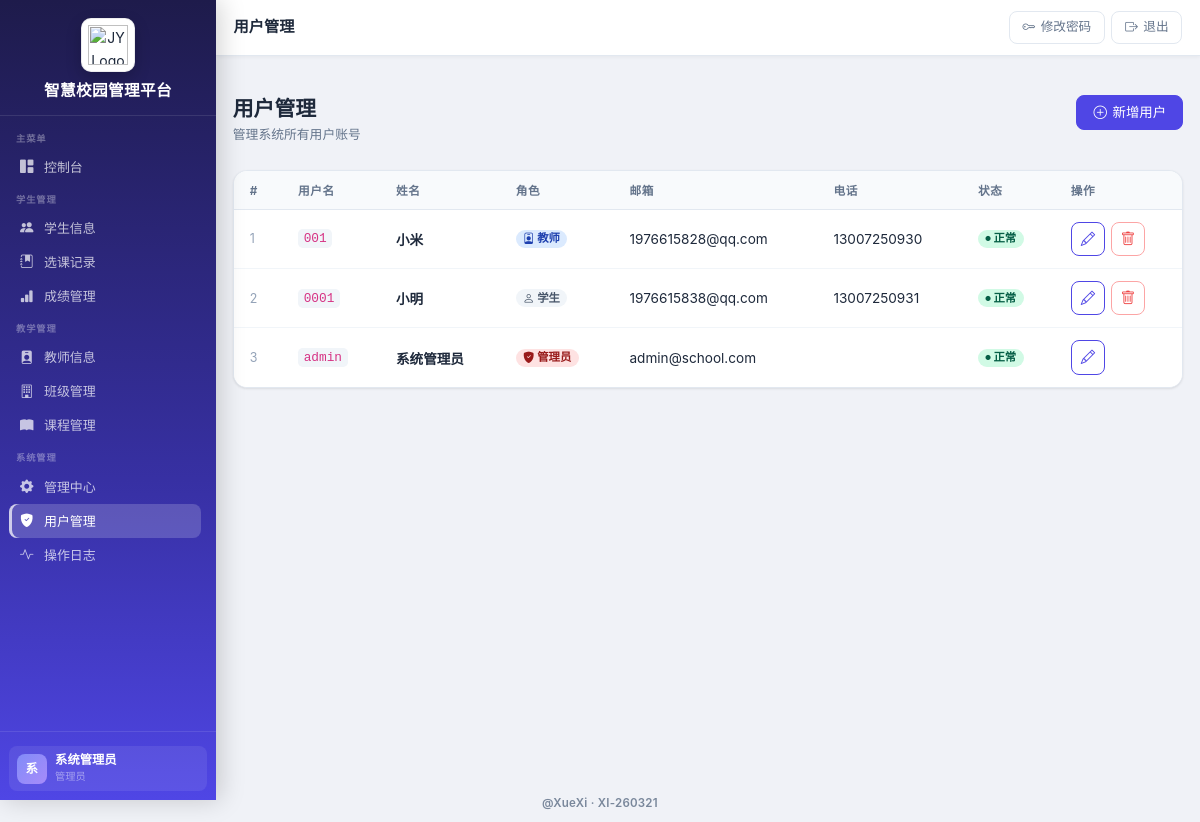
The page /users (signed in) on the database as committed earlier.
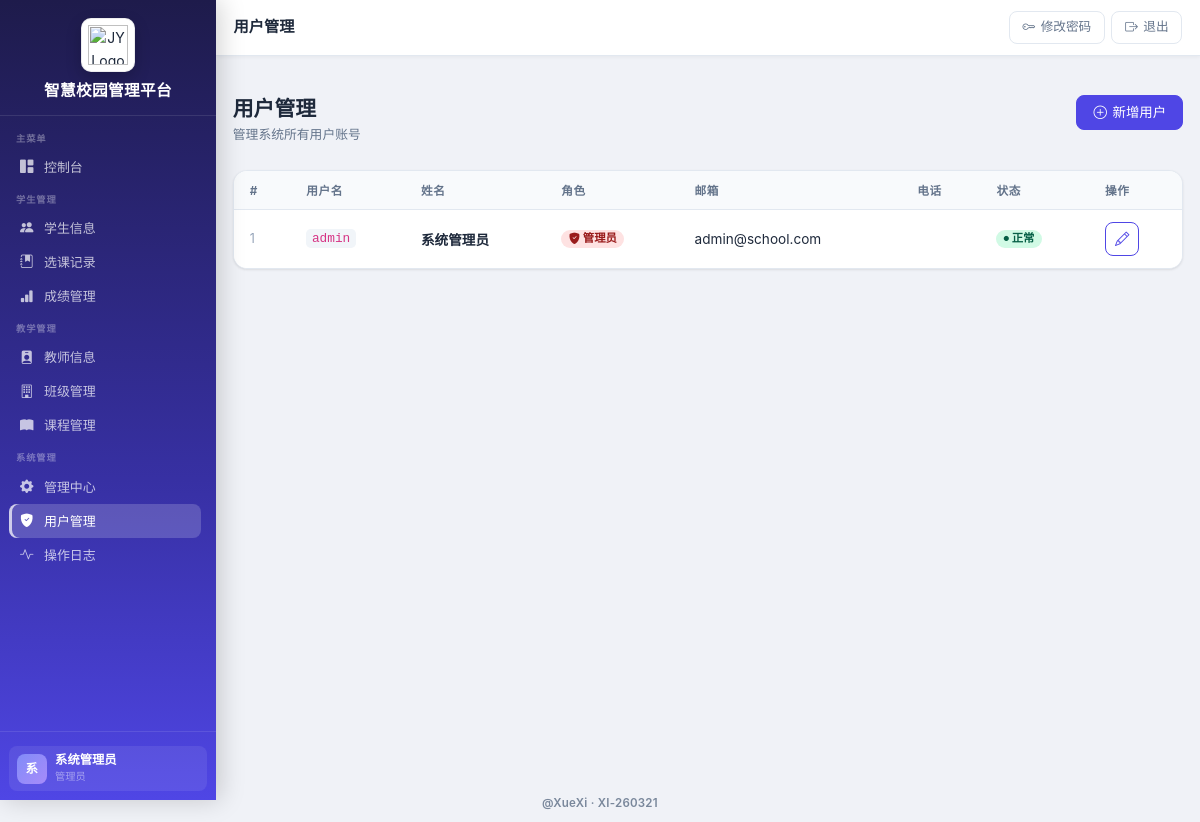
The same page on the database as committed later.
### app.py (models this page shows, shortened)
class User(db.Model):
    __tablename__ = "users"
    id = db.Column(db.Integer, primary_key=True)
    username = db.Column(db.String(50), unique=True, nullable=False)
    password = db.Column(db.String(255), nullable=False)
    full_name = db.Column(db.String(100), nullable=False)
    role = db.Column(db.String(20), nullable=False, default="student")  # admin, teacher, student
    email = db.Column(db.String(100))
    phone = db.Column(db.String(20))
    is_active = db.Column(db.Boolean, default=True)
    created_at = db.Column(db.DateTime, default=datetime.utcnow)
    updated_at = db.Column(db.DateTime, default=datetime.utcnow, onupdate=datetime.utcnow)

### app.py (the view)
@app.route("/users")
@role_required("admin")
def list_users():
    users = User.query.order_by(User.id.desc()).all()
    return render_template("admin/users.html", users=users)

### app.py (called while the page is built)
def role_required(*roles):
    def decorator(f):
        @wraps(f)
        def decorated_function(*args, **kwargs):
            if "user_id" not in session:
                flash("请先登录", "warning")
                return redirect(url_for("login"))
            user = User.query.get(session.get("user_id"))
            if user.role not in roles:
                flash("权限不足", "danger")
                return redirect(url_for("dashboard"))
            return f(*args, **kwargs)
        return decorated_function
    return decorator

@app.context_processor
def inject_role_flags():
    role = session.get("role")
    user_id = session.get("user_id")
    return {
        "is_counselor": role == "teacher" and _is_counselor(user_id)
    }

### templates/admin/users.html (shortened to what this page needs)
﻿{% extends "base.html" %}
{% block page_title %}用户管理{% endblock %}
{% block content %}
<div class="page-header">
  <div>
    <h1 class="page-title">用户管理</h1>
    <p class="page-subtitle">管理系统所有用户账号</p>
  </div>
  <a href="{{ url_for('add_user') }}" class="btn btn-primary">
    <i class="bi bi-plus-circle"></i> 新增用户
  </a>
</div>
<div class="table-card">
  <div class="table-responsive">
    <table class="table">
      <thead>
        <tr>
          <th>#</th>
          <th>用户名</th>
          <th>姓名</th>
          <th>角色</th>
          <th>邮箱</th>
          <th>电话</th>
          <th>状态</th>
          <th>操作</th>
        </tr>
      </thead>
      <tbody>
        {% if users %}
        {% for user in users %}
        <tr>
          <td style="color:#94a3b8;font-size:.78rem">{{ loop.index }}</td>
          <td><code style="background:#f1f5f9;padding:.15em .45em;border-radius:.3rem;font-size:.8rem">{{ user.username }}</code></td>
          <td class="fw-semibold">{{ user.full_name }}</td>
          <td>
            {% if user.role == 'admin' %}
            <span class="badge badge-danger"><i class="bi bi-shield-fill-check"></i> 管理员</span>
            {% elif user.role == 'teacher' %}
            <span class="badge badge-info"><i class="bi bi-person-badge"></i> 教师</span>
            {% else %}
            <span class="badge badge-secondary"><i class="bi bi-person"></i> 学生</span>
            {% endif %}
          </td>
          <td>{{ user.email or '' }}</td>
          <td>{{ user.phone or '' }}</td>
          <td>
            {% if user.is_active %}
            <span class="badge badge-success"><i class="bi bi-circle-fill" style="font-size:.45em"></i> 正常</span>
            {% else %}
            <span class="badge badge-danger">禁用</span>
            {% endif %}
          </td>
          <td>
            <div class="table-actions">
              <a href="{{ url_for('edit_user', user_id=user.id) }}" class="btn btn-sm btn-outline-primary btn-icon" title="编辑">
                <i class="bi bi-pencil"></i>
              </a>
              {% if user.id != session.user_id %}
              <form method="post" action="{{ url_for('delete_user', user_id=user.id) }}" style="display:inline" onsubmit="return confirm('确认删除用户【{{ user.full_name }}】（用户名：{{ user.username }}）吗？')">
                <button type="submit" class="btn btn-sm btn-outline-danger btn-icon" title="删除">
                  <i class="bi bi-trash"></i>
                </button>
              </form>
              {% endif %}
            </div>
          </td>
        </tr>
        {% endfor %}
        {% endif %}
      </tbody>
    </table>
  </div>
</div>
{% endblock %}

### templates/base.html (shortened to what this page needs)
﻿<!DOCTYPE html>
<html lang="zh-CN">
<head>
  <link href="https://cdn.jsdelivr.net/npm/bootstrap@5.3.3/dist/css/bootstrap.min.css" rel="stylesheet">
  <link rel="stylesheet" href="https://cdn.jsdelivr.net/npm/bootstrap-icons@1.11.0/font/bootstrap-icons.css">
  <link rel="stylesheet" href="{{ url_for('static', filename='style.css') }}">
</head>
<body>
{% if 'user_id' in session %}
<aside class="sidebar" id="sidebar">
  <div class="sidebar-brand">
    <div class="brand-logo">
      <img src="{{ url_for('static', filename='images/logo.png') }}" alt="JY Logo">
    </div>
    <div class="brand-name">智慧校园管理平台</div>
  </div>
  <nav class="sidebar-nav" id="sidebarNav">
    <div class="sidebar-section">
      <div class="sidebar-section-label">主菜单</div>
      <a class="sidebar-link {% if request.endpoint == 'dashboard' %}active{% endif %}"
         href="{{ url_for('dashboard') }}">
        <i class="bi bi-grid-1x2-fill nav-icon"></i> 控制台
      </a>
    </div>
    <div class="sidebar-section">
      <div class="sidebar-section-label">学生管理</div>
      {% if session.role != 'teacher' or is_counselor %}
      <a class="sidebar-link {% if 'student' in (request.endpoint or '') and 'score' not in (request.endpoint or '') %}active{% endif %}"
         href="{{ url_for('list_students') }}">
        <i class="bi bi-people-fill nav-icon"></i> {% if session.role == 'student' %}我的信息{% else %}学生信息{% endif %}
      </a>
      {% if session.role != 'student' %}
      <a class="sidebar-link {% if 'enrollment' in (request.endpoint or '') %}active{% endif %}"
         href="{{ url_for('list_enrollments') }}">
        <i class="bi bi-journal-bookmark-fill nav-icon"></i> 选课记录
      </a>
      {% endif %}
      {% endif %}
      <a class="sidebar-link {% if 'score' in (request.endpoint or '') %}active{% endif %}"
         href="{{ url_for('list_scores') }}">
        <i class="bi bi-bar-chart-fill nav-icon"></i> 成绩管理
      </a>
    </div>
    {% if session.role in ['admin', 'teacher'] %}
    <div class="sidebar-section">
      <div class="sidebar-section-label">教学管理</div>
      <a class="sidebar-link {% if 'teacher' in (request.endpoint or '') %}active{% endif %}"
         href="{{ url_for('list_teachers') }}">
        <i class="bi bi-person-badge-fill nav-icon"></i> 教师信息
      </a>
      {% if session.role == 'admin' or (session.role == 'teacher' and is_counselor) %}
      <a class="sidebar-link {% if 'class' in (request.endpoint or '') %}active{% endif %}"
         href="{{ url_for('list_classes') }}">
        <i class="bi bi-building nav-icon"></i> 班级管理
      </a>
      {% endif %}
      <a class="sidebar-link {% if 'course' in (request.endpoint or '') %}active{% endif %}"
         href="{{ url_for('list_courses') }}">
        <i class="bi bi-book-fill nav-icon"></i> 课程管理
      </a>
    </div>
    {% endif %}
    {% if session.role == 'admin' %}
    <div class="sidebar-section">
      <div class="sidebar-section-label">系统管理</div>
      <a class="sidebar-link {% if (request.endpoint or '').startswith('admin_') %}active{% endif %}"
         href="{{ url_for('admin_index') }}">
        <i class="bi bi-gear-fill nav-icon"></i> 管理中心
      </a>
      <a class="sidebar-link {% if 'user' in (request.endpoint or '') %}active{% endif %}"
         href="{{ url_for('list_users') }}">
        <i class="bi bi-shield-fill-check nav-icon"></i> 用户管理
      </a>
      <a class="sidebar-link {% if request.endpoint == 'list_ops_log' %}active{% endif %}"
         href="{{ url_for('list_ops_log') }}">
        <i class="bi bi-activity nav-icon"></i> 操作日志
      </a>
    </div>
    {% endif %}
  </nav>
  <div class="sidebar-footer">
    <div class="sidebar-user">
      <div class="sidebar-user-avatar">{{ (session.full_name or session.username or '?')[0] | upper }}</div>
      <div class="sidebar-user-info">
        <div class="u-name">{{ session.full_name or session.username }}</div>
        <div class="u-role">
          {% if session.role == 'admin' %}管理员
          {% elif session.role == 'teacher' %}教师
          {% else %}学生{% endif %}
        </div>
      </div>
    </div>
  </div>
</aside>
<header class="topbar">
  <div class="topbar-title">{% block page_title %}{% endblock %}</div>
  <div class="topbar-actions">
    <a href="{{ url_for('change_password') }}" class="topbar-btn d-none d-md-inline-flex">
      <i class="bi bi-key"></i> 修改密码
    </a>
    <a href="{{ url_for('logout') }}" class="topbar-btn btn-exit">
      <i class="bi bi-box-arrow-right"></i> 退出
    </a>
  </div>
</header>
<main class="main-content">
  <div class="page-container">
{% else %}
<main>
{% endif %}
{% block content %}{% endblock %}
{% if 'user_id' in session %}
  </div>
</main>
{% else %}
</main>
{% endif %}
<div class="global-signature">@XueXi · XI-260321</div>
</body>
</html>

Rows that differ between the two databases and show on the page:
removed User: username "001", full_name "小米", role "teacher" (drawn), email "1976615828@qq.com", phone "13007250930", is_active True (drawn)
removed User: username "0001", full_name "小明", role "student" (drawn), email "1976615838@qq.com", phone "13007250931", is_active True (drawn)
